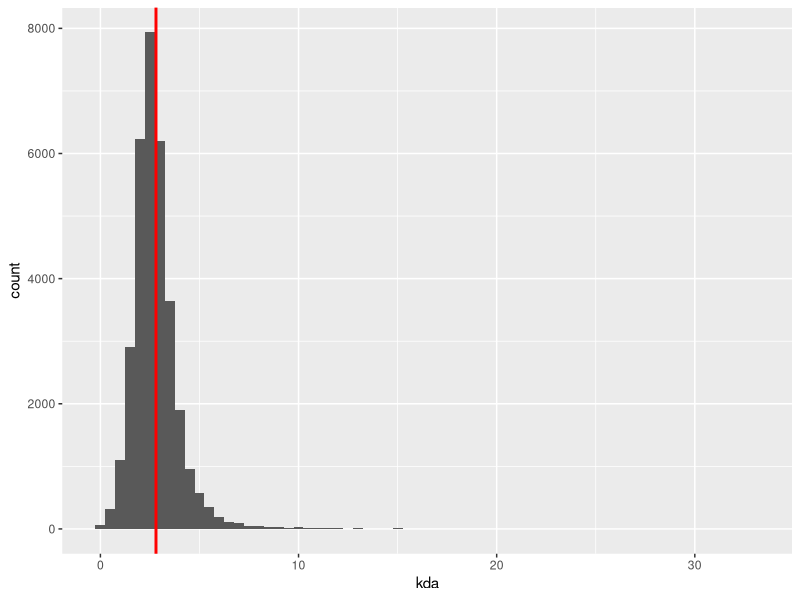
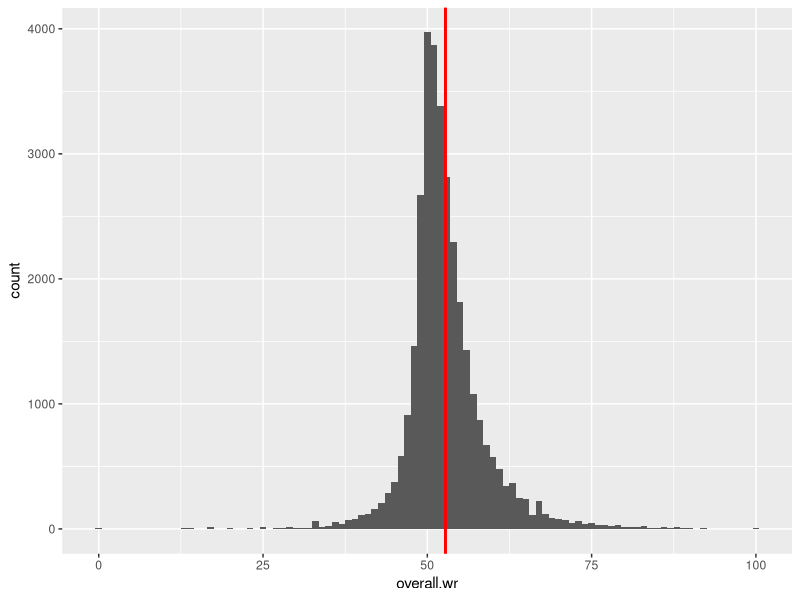
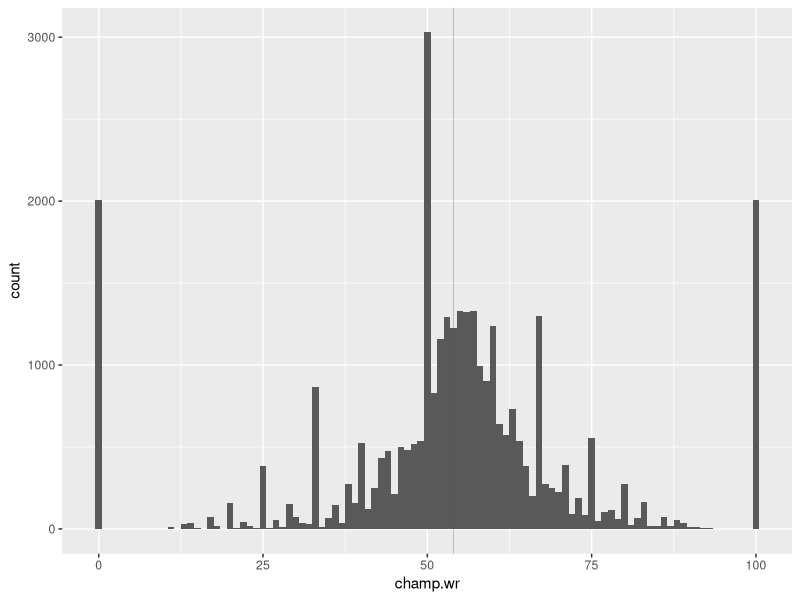
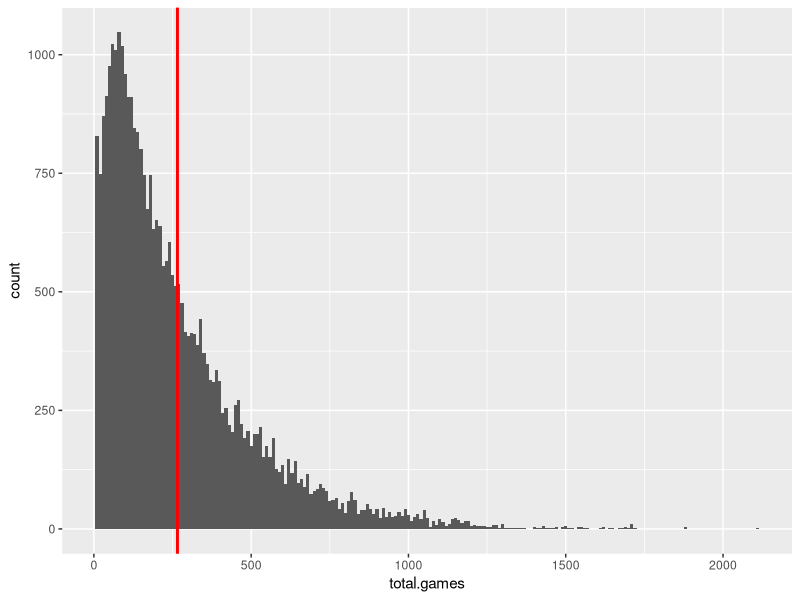
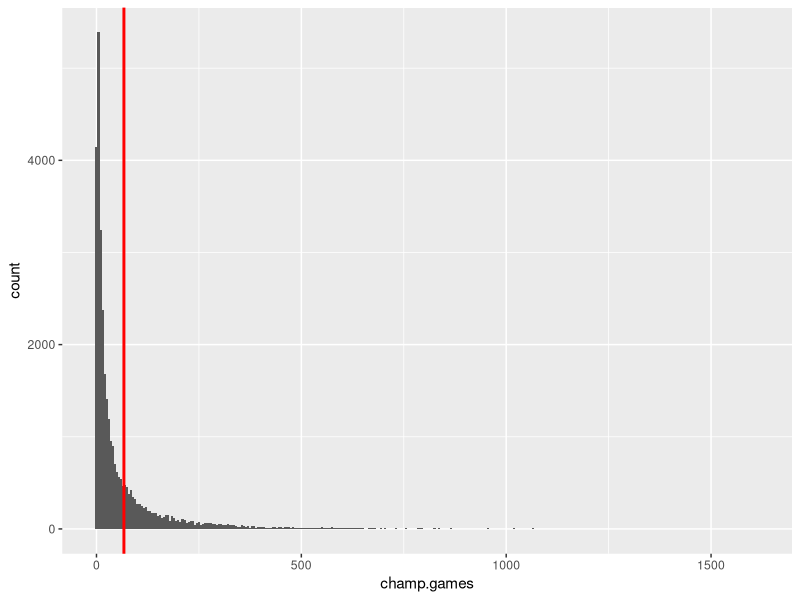
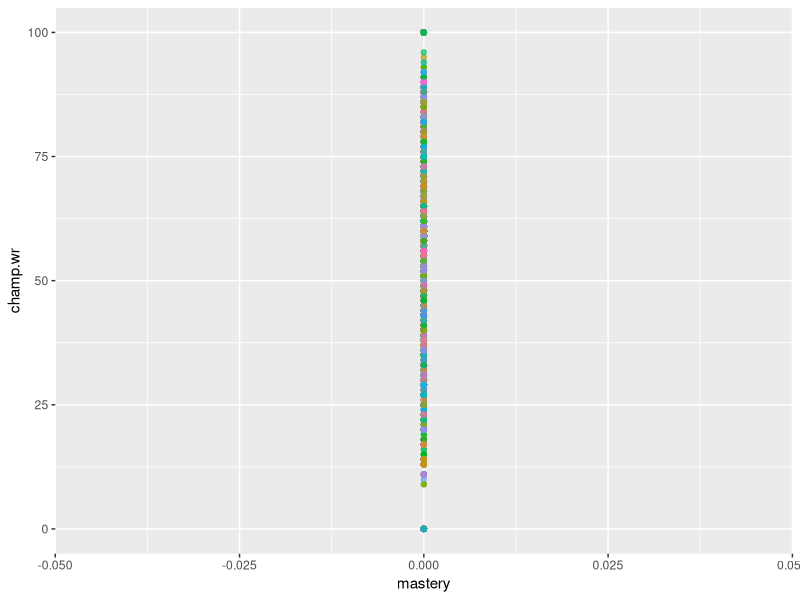
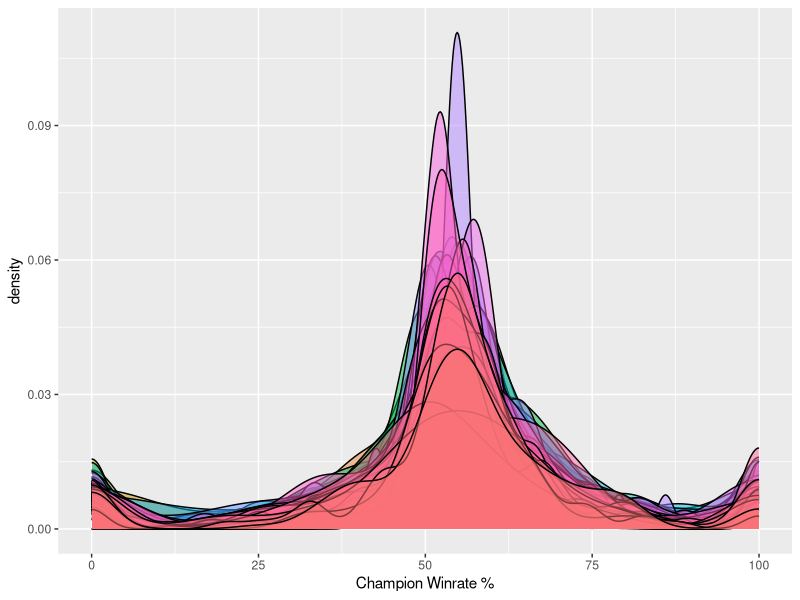
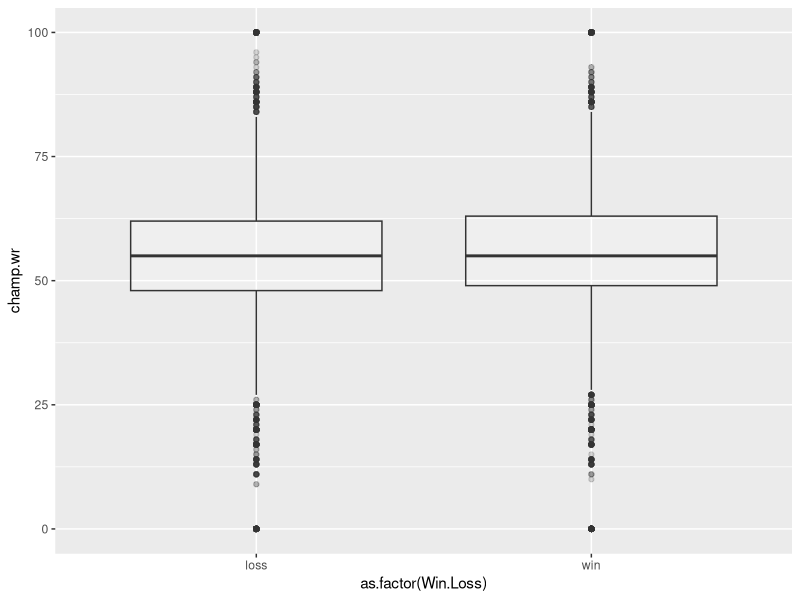

Write R code to recreate these figures, in order.
## ---- chunk 1
knitr::opts_chunk$set(echo = TRUE)
## ---- chunk 2
library(tibble)
library(tidyverse)

#read in csv
df <-read.csv("diamond_preclean.csv")


#if r complains about \0use linux command to clean file: sed -i 's/\x0//g' file.csv, this only happened once not sure why


#turn dataframe into tibble
league_data <- as_tibble(df)
league_data


#select kda columns frome every player
kda_columns <-select(league_data, ends_with("kda"))

#kda came with two dots, second one needs to be removed
rm_dot <- function(x){
  str_replace(x, "^([0-9]+\\.[0-9]+)\\.", "\\1")
}

#call remove dot function on all columns
kda_columns <- kda_columns %>%
    mutate_all(rm_dot)


#remove kda columns in original dataset
league_data <- league_data %>%
  select(-ends_with("kda"))

#add back in columns with correct num of .
league_data <- bind_cols(league_data, kda_columns)



#create function to calculate mean of columns
column_mean <- function(x)
{
  nums <- suppressWarnings(as.numeric(as.character(x))) #supressing warnings because as.numeric is inserting N/As on the cells filled with "None"
  m <- mean(nums, na.rm = T)
  return(m)
}
  
#league_data

#call function on all kda columns
kda.col.results<- league_data %>%
  summarise(across(ends_with("kda"), column_mean))

overall.wr.col.results <-  league_data %>%
  summarise(across(ends_with("overall.wr"), column_mean))

total.games.col.results <-  league_data %>%
  summarise(across(ends_with("total.games"), column_mean))

champ.games.col.results <-  league_data %>%
  summarise(across(ends_with("champ.games"), column_mean))

champ.wr.col.results <-  league_data %>%
  summarise(across(ends_with("champ.wr"), column_mean))

cs.col.results <-  league_data %>%
  summarise(across(ends_with(".cs"), column_mean))

mastery.col.results <-  league_data %>%
  summarise(across(ends_with(".mastery"), column_mean))

kda.mean <-rowMeans(kda.col.results)
total.games.mean <-rowMeans(total.games.col.results)
overall.wr.mean <- rowMeans(overall.wr.col.results)
champ.games.mean <- rowMeans(champ.games.col.results)
champ.wr.mean <- rowMeans(champ.wr.col.results)
cs.mean <- rowMeans(cs.col.results)
mastery.mean <- rowMeans(mastery.col.results)

#standardize data
league_data <- mutate(league_data, across(ends_with("kda"), ~str_replace(., "Perfect", ""))) %>%
  mutate(across(ends_with("overall.wr"), ~str_replace(., "None_unranked", "None"))) %>%
  mutate(across(ends_with("total.games"), ~str_replace(., "None_unranked", "0"))) %>%
  mutate(across(ends_with("mastery"), ~str_replace(., "n/a", "0")))  %>%#when no mastery they have 0
  mutate(across(ends_with("mastery"), ~str_replace(., "ng", "0")))
  



                
#keep only unique rows incase there are duplicates. Should only be a few duplicates max anyway
league_data <- league_data %>% distinct()

#store tibble pre adding in averages for visualization
raw_data <- league_data

#now filling in averages if they dont have games on that champ
league_data <- 
  mutate(league_data, across(ends_with("kda"), ~str_replace(., "None", as.character(sprintf("%.2f", kda.mean))))) %>%
  mutate(across(ends_with("overall.wr"), ~str_replace(., "None", as.character(sprintf("%.2f", overall.wr.mean))))) %>%
  mutate(across(ends_with("total.games"), ~str_replace(., "None", as.character(sprintf("%.2f", total.games.mean))))) %>%
  mutate(across(ends_with("champ.games"), ~str_replace(., "None", "0"))) %>% #makes more sense for this to be 0 games than mean
  mutate(across(ends_with("champ.wr"), ~str_replace(., "None", as.character(sprintf("%.2f", champ.wr.mean))))) %>%
  mutate(across(ends_with("cs"), ~str_replace(., "None", as.character(sprintf("%.2f", cs.mean)))))


league_data

write_csv(league_data, "example.csv")
                                          

overall.wr.mean
champ.wr.mean
total.games.mean
champ.games.mean
kda.mean
cs.mean


## ---- chunk 3
#need to use the original data with the nones and just graph without it? right now its skewing to the median values on graph@@
raw_data <- pivot_longer(raw_data, cols = -Win.Loss, names_to = c("Player", ".value"),
                            names_pattern = "Player([0-9]+).(.*)")

#remove rows that have none in it for visualization
league_long <- raw_data[raw_data$kda!="None", ]

league_long
#the case of overall winrate being none can happen even if other info wasn't found, so remove those rows too
league_long <- league_long[league_long$overall.wr!="None", ]





league_long <-mutate(league_long, kda = as.numeric(kda)) %>%
  mutate(overall.wr = as.numeric(overall.wr)) %>%
  mutate(total.games = as.numeric(total.games)) %>%
  mutate(champ.games = as.numeric(champ.games)) %>%
  mutate(champ.wr = as.numeric(champ.wr)) %>%
  mutate(overall.wr = as.numeric(overall.wr)) %>%
  mutate(mastery = as.numeric(mastery))

league_long


ggplot(league_long, aes(x = kda)) +
   geom_histogram(binwidth = .5)  +
   geom_vline(aes(xintercept = mean(kda)),
             color = "red", size = 1) 

ggplot(league_long, aes(x = overall.wr)) +
   geom_histogram(binwidth = 1)  +
   geom_vline(aes(xintercept = mean(overall.wr)),
             color = "red", size = 1) 


ggplot(league_long, aes(x = champ.wr)) +
  geom_histogram(binwidth = 1) +
  geom_vline(aes(xintercept = mean(champ.wr)), color = "red", size = .1) 

ggplot(league_long, aes(x = total.games)) +
   geom_histogram(binwidth = 10)  +
   geom_vline(aes(xintercept = mean(total.games)),
             color = "red", size = 1) 

ggplot(league_long, aes(x = champ.games)) +
   geom_histogram(binwidth = 5)  +
   geom_vline(aes(xintercept = mean(champ.games)),
             color = "red", size = 1) 

ggplot(league_long, aes(x = mastery, y = champ.wr)) +
  geom_point(aes(color = champ.name), alpha = 0.7)+
  theme(legend.position = "none") 

ggplot(league_long, aes(x = champ.wr)) +
  geom_density(aes(fill = champ.name), alpha = 0.5) +
  xlab("Champion Winrate %")+
  theme(legend.position = "none") 
 

ggplot(league_long) + 
  geom_boxplot(aes(y = champ.wr, x=as.factor(Win.Loss)), alpha = 0.2)

ggplot(league_long) + 
  geom_boxplot(aes(y = kda, x=as.factor(Win.Loss)), alpha = 0.2)

ggplot(league_long) + 
  geom_boxplot(aes(y = total.games, x=as.factor(Win.Loss)), alpha = 0.2)

ggplot(league_long) + 
  geom_boxplot(aes(y = champ.games, x=as.factor(Win.Loss)), alpha = 0.2)

ggplot(league_long) + 
  geom_boxplot(aes(y = overall.wr, x=as.factor(Win.Loss)), alpha = 0.2)








